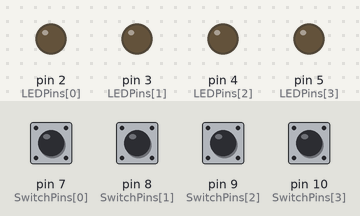
Simulated run of this sketch. Board: Arduino Uno, built with avr-gcc and run on an emulated ATmega328P. On the bench: output pins drawn as LEDs (lit = HIGH). Dashed ring = blinking. The inputs (shaded band) are chosen by the test bench; at power-on: pin 7 (SwitchPins[0]), pin 8 (SwitchPins[1]), pin 9 (SwitchPins[2]), pin 10 (SwitchPins[3]) LOW. Random numbers use the default seed unless the sketch sets one.

Above: at 1.8 s.
1.9 s: pin 7 (SwitchPins[0]) pulled HIGH for 0.15 s
At 2.4 s:
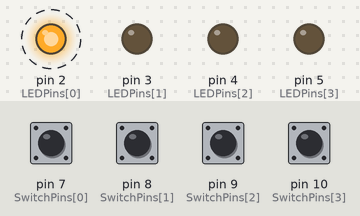
5.0 s: pin 8 (SwitchPins[1]) pulsed HIGH 5 times (0.12 s each, 0.3 s apart)
At 7.9 s:
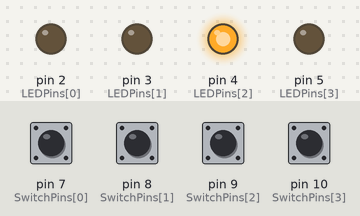
8.7 s: pin 9 (SwitchPins[2]) pulled HIGH for 1 s
At 11.1 s:
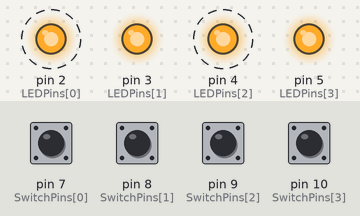
Timing chart, 0 to 14.7 s (numbered marks = the images above; inputs shaded):
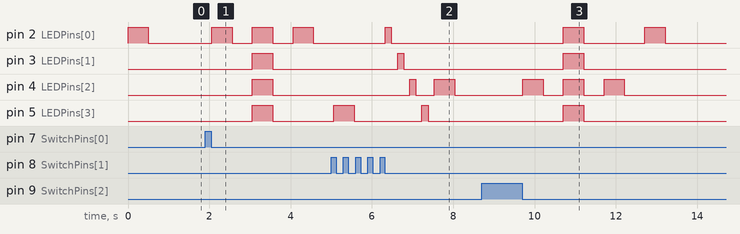

The sketch:

simple_simon.ino
```cpp
int LEDPins[4] = {2, 3, 4, 5};
int SwitchPins[4] = {7, 8, 9, 10};
int count;
int LEDSequence[32];


void setup()
{
  for (int i=0; i < 4; i++)
  {
    pinMode(LEDPins[i], OUTPUT);
    pinMode(SwitchPins[i], INPUT);
  }
  Serial.begin(9600);
  count = 0;
  randomSeed(analogRead(0));
}


boolean isPressed(int switchNum)
{
  boolean pressed = false;
  if(digitalRead(SwitchPins[switchNum]) == HIGH)
  {
    delay(10);
    while(digitalRead(SwitchPins[switchNum]) == HIGH){}
    delay(10);
    pressed = true;
  }
  return pressed;
}


int buttonPressed()
{
  int buttonNum = -1;
  for (int i=0; i < 4; i++)
  {
    if (isPressed(i) == true)
    {
      buttonNum = i;
    }
  }
  return buttonNum;
}

void passLevel()
{
  delay(500);
  digitalWrite(LEDPins[0], HIGH);
  digitalWrite(LEDPins[1], HIGH);
  digitalWrite(LEDPins[2], HIGH);
  digitalWrite(LEDPins[3], HIGH);
  delay(500);
  digitalWrite(LEDPins[0], LOW);
  digitalWrite(LEDPins[1], LOW);
  digitalWrite(LEDPins[2], LOW);
  digitalWrite(LEDPins[3], LOW);
  delay(500);
}

void winGame()
{
  for(int i=0; i<=3; i++)
  {
    digitalWrite(LEDPins[0], HIGH);
    digitalWrite(LEDPins[1], HIGH);
    digitalWrite(LEDPins[2], HIGH);
    digitalWrite(LEDPins[3], HIGH);
    delay(200);
    digitalWrite(LEDPins[0], LOW);
    digitalWrite(LEDPins[1], LOW);
    digitalWrite(LEDPins[2], LOW);
    digitalWrite(LEDPins[3], LOW);
  }
}

void loseGame()
{
  for(int i=0; i<4; i++)
  {
    digitalWrite(LEDPins[i], HIGH);
    delay(150);
    digitalWrite(LEDPins[i], LOW);
    delay(150);
    LEDPins[i] + 1;
  }
}


void loop()
{
  boolean Lose=  false;
  //genereates a random sequence
  for(int i=0; i < 32; i++)
  {
    LEDSequence[i] = random(4);
  }

  for(int Level = 0; Level < 32; Level++)
  {
    for(int sequence=0; sequence<=Level; sequence++)
    {
      digitalWrite(LEDPins[LEDSequence[sequence]], HIGH);
      delay(500);
      digitalWrite(LEDPins[LEDSequence[sequence]], LOW);
      delay(500);
    }
    count = 0;
    Lose = false;
    while(count <= Level)
    {
     int button = -1;
     button = buttonPressed();
     if(button > -1)
     {
      if(button == LEDSequence[count])
      {
        count++;
        digitalWrite(LEDPins[button], HIGH);
        delay(500);
        digitalWrite(LEDPins[button], LOW);
      }
      else
      {
        Lose = true;
        break;
      }
    }
    }

    if(Lose == true)
    {
      loseGame();
      break;
    }
    else if(Lose == false && Level < 32)
    {
      passLevel();
    }
    else
    {
      winGame();
    }
  }

}
```

Measured:
- after the input at 1.9 s, pin 2 (LEDPins[0]): alternates HIGH for 0.50 s and LOW for 0.50 s, starting after 0.16 s; pin 3 (LEDPins[1]), pin 4 (LEDPins[2]), pin 5 (LEDPins[3]): LOW → HIGH after 1.2 s, → LOW 0.50 s later
- after the input at 5.0 s, pin 2 (LEDPins[0]): LOW → HIGH after 1.3 s, → LOW 0.15 s later; pin 3 (LEDPins[1]): LOW → HIGH after 1.6 s, → LOW 0.15 s later; pin 4 (LEDPins[2]): LOW → HIGH after 1.9 s, → LOW 0.15 s later, → HIGH 0.45 s later, → LOW 0.50 s later
- after the input at 8.7 s, pin 2 (LEDPins[0]): alternates HIGH for 0.50 s and LOW for 1.5 s, 4 changes in all, then stays LOW, starting after 2.0 s; pin 3 (LEDPins[1]), pin 5 (LEDPins[3]): LOW → HIGH after 2.0 s, → LOW 0.50 s later; pin 4 (LEDPins[2]): alternates HIGH for 0.50 s and LOW for 0.50 s, 6 changes in all, then stays LOW, starting after 1.0 s
